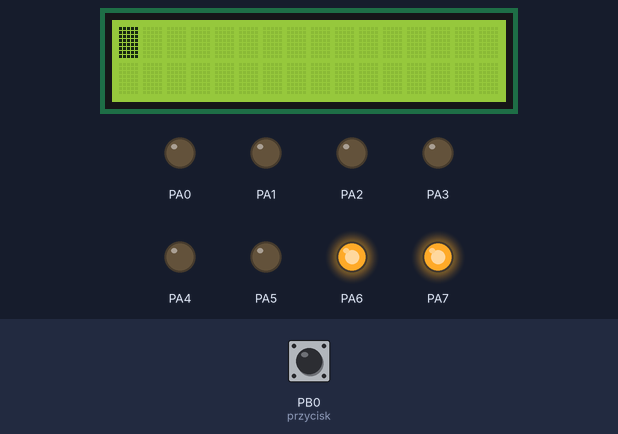
This program was run on a simulated ATmega32, built with avr-gcc and emulated at 16 MHz. Shown: 16×2 character LCD, output pins drawn as LEDs (lit = HIGH). Wiring (inferred from the names in the program): PCF8574 port expander at I2C address 0x27. Wiring (inferred from the signals the program sends): character LCD (HD44780): RS Q1; E Q2; backlight Q3; data Q4, Q5, Q6, Q7. The test bench sets the inputs (shaded band); at power-on: PB0 (przycisk) HIGH.

Above: at 1.2 s.
1.3 s: PB0 (przycisk) pulled LOW for 0.15 s
At 1.8 s:
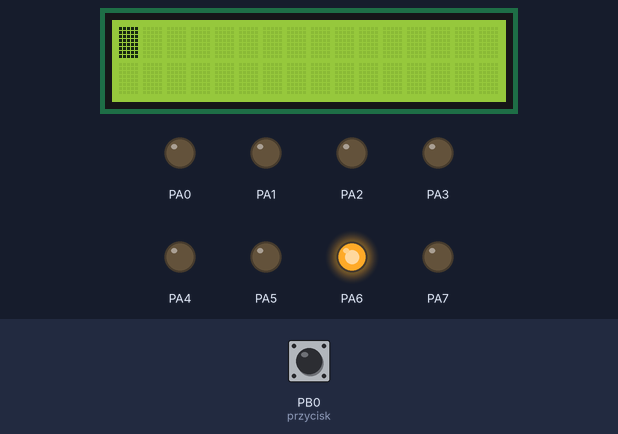
2.9 s: PB0 (przycisk) pulled LOW for 1 s
At 3.2 s:
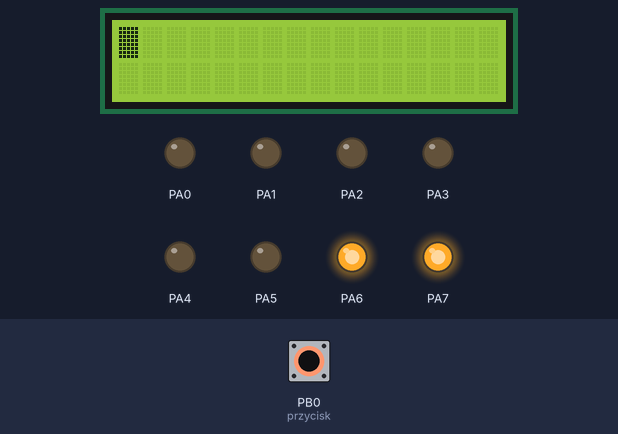
5.4 s: PB0 (przycisk) pulled LOW for 3.2 s
At 6.0 s:
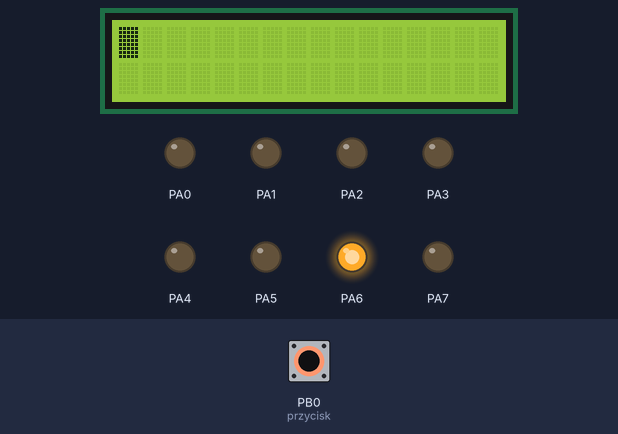
Timing chart, 0 to 8.4 s (numbered marks = the images above; inputs shaded):
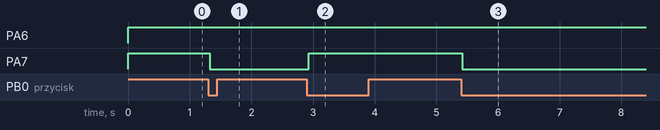

The program:

main.c
```c
/*
 * MiernikPylu.c
 *
 * Created: 2022-05-31 12:10:32
 * Author : oem1
 */
#include <avr/io.h>

#define F_CPU 16000000UL
#include <avr/interrupt.h>
#define RS 0
#define RW 1
#define E 2
#define AK 3
#define PRZYCISK_DDR DDRB
#define PRZYCISK PORTB
#define DIODA_DDR DDRA
#define DIODA PORTA
#define przycisk 0
#define BAUD 9600UL
#define my_ubrr F_CPU/16/BAUD-1
#include <util/delay.h>

uint8_t klawisz = 0;
uint8_t isButtonOn = 1;
uint8_t tryb = 0;
uint8_t udrState = 0;
uint16_t pm2 = 0,pm10 = 0;

// Do i2c
void TWI_Start(){
TWCR = (1<<TWINT)|(1<<TWSTA)|(1<<TWEN);
while(!(TWCR&(1<<TWINT)));
}

void TWI_Stop(){
TWCR = (1<<TWINT)|(1<<TWSTO)|(1<<TWEN);
while(TWCR&(1<<TWSTO));
}

void TWI_Write(uint8_t data){
TWDR = data;
TWCR = (1<<TWINT)|(1<<TWEN);
while(!(TWCR&(1<<TWINT)));
}

void TWI_init(){
TWBR = 92;
TWCR = (1<<TWEA);
}
//

void LCD_write(uint8_t dane,uint8_t rs){
	uint8_t co;
	TWI_Start();
	TWI_Write(0x4e);
	co = 0;
	co |= (rs<<RS)|(1<<AK)|(1<<E)|(dane& 0xf0);
	TWI_Write(co);
	co&= ~(1<<E);
	TWI_Write(co);

	co = 0;
	co |= (rs<<RS)|(1<<AK)|(1<<E)|( (dane<<4) & 0xf0);
	TWI_Write(co);
	co&= ~(1<<E);
	TWI_Write(co);
	TWI_Stop();
	}

	LCD_init(){
	LCD_write(0x33,0);
	LCD_write(0x32,0);
	LCD_write(0x28,0);
	LCD_write(0x06,0);
	LCD_write(0x0f,0);
	LCD_write(0x01,0);
	_delay_ms(2);
}

void LCD_text(char *tab){
	static uint8_t i =0;
	while(*tab){
	LCD_write(*tab++,1);
	if(i++==15){
	LCD_write(0xc0,0);
	}
	if(i==32)
	{
	LCD_write(0x80,0);
	i=0;
	}

	}
}
ISR(TIMER0_OVF_vect){
	//Handling przyciskow
	if (!(PINB & ((1<<przycisk)))){
		switch(klawisz){
			case 0:
			klawisz =1;
			break;
			case 1:
			klawisz =2;
			break;
		}
	}
		else{
			switch(klawisz){
				case 3:
				klawisz =4;
				break;
				case 4:
				klawisz =0;
				break;
			}
		}
}

ISR(USART_RXC_vect){
	//LCD_text(UDR);
	// Zamienic na global scope, zeby obslugiwac wyslanie tego w while, a nie w przerwaniu
	// !!! Moze ustawic flage zeby w while obsluzyc
	//static uint16_t recChecksum=0, checksum = 0,pm2,pm10;

	static uint16_t recChecksum=0, checksum = 0;

	//int x=UDR;
	//if((x & 0xff)==0x42){
	checksum+=UDR;
	if(UDR  == 0x42)
	{
		udrState=1;
		//LCD_text("text ");
	}
	if(UDR==0x4d && udrState==1){
		udrState=2;
	}
	if(udrState>=2){
		//LCD_text("text ");
		// *PRZED*
		// if(udrState==6 || udrState==7){
		// 	pm2 += UDR;
		// }
		// if(udrState==8 || udrState==9){
		// 	pm10 +=UDR;
		// }
		// *PO*
		if(udrState==6 ){
			pm2 |= UDR<<8;
		}
		if(udrState==7){
			pm2 |= UDR;
		}
		if(udrState==8){
			pm10 |= UDR<<8;
		}
		if(udrState==9){
			pm10 |= UDR;
		}
		if(udrState ==30 ){
			// recChecksum += UDR<<8;
			recChecksum |= UDR<<8;
		}
		if(udrState==31){
			// recChecksum +=UDR;
			recChecksum |= UDR;

		}
		if(udrState == 31 && checksum==recChecksum){
			LCD_write(0x01,0); // Wyczyszczenie
			LCD_write(pm2/100,1); //XBC
			LCD_write(pm2%100/10,1); //AXC
			LCD_write(pm2%100%10,1); //ABX
			LCD_write(0x80,0); // Nowa linia
			LCD_write(pm10/100,1); //XBC
			LCD_write(pm10%100/10,1); //AXC
			LCD_write(pm10%100%10,1); //ABX
		}
		if(udrState==31 )
		{
			//naprawic checksum, zle zwraca wartosc, rozmiar zmiennej(?), do write jest uint8 a mamy 16 bitowe dane
			LCD_write(recChecksum<<8,1);
			LCD_write(recChecksum,1);
			LCD_text(" ");
			LCD_write(checksum<<8,1);
			LCD_write(checksum,1);
			recChecksum=0;
			checksum=0;
		}
		udrState++;
		//LCD_write(udrState+48,1);
	}
	//LCD_text(" ");

}

void USART_init(uint16_t ubrr){
	//UCSRB = (1<<TXEN); // wlaczenie nadajnika
	UCSRB = (1<<RXEN)|(1<<RXCIE);
	UCSRC = (1<<URSEL)|(1<<UCSZ1)|(1<<UCSZ0); // Ustawienie wielkosci pamieci (?)
	UBRRH = (uint8_t)(ubrr>>8); // zapisanie polowy 16 bitowej zmiennej na 8 bitowy rejestr
	UBRRL = (uint8_t)ubrr;
}


int main(void)
{
/* Replace with your application code */
	USART_init(my_ubrr);

	PRZYCISK |= (1<<przycisk); //przycisk na porcie 0
	TCCR0 = (1<<CS02)|(1<<CS00); // preskaler 1024
	TIMSK |= (1<<TOIE0); // WLACZENIE PRZERWANIA OVF T0
	sei();
	TWI_init();
	LCD_init();
	LCD_write(0x80,0);
	//LCD_text("Teleinformatykaawwww");
	DIODA_DDR = 0xff;
	DIODA |= (1<<7)|(1<<6);
	while (1)
	{
		if(klawisz==2){
			/* Do zamiany na zmiane trybu zamiast przelaczanie diody*/
			if(isButtonOn++==0) DIODA |= (1<<7);
			else {
				DIODA &= ~(1<<7);
				isButtonOn=0;
			}
			/**/
			klawisz=3;
		}
		if(tryb == 1){
			LCD_write(0x01,0); //Wyczyszczenie ekranu
			if(pm2>300)LCD_text("bardzo zle"); //itp itd
		}
	}
}
```

Measured:
- after the input at 1.3 s, PA7: HIGH → LOW at once
- after the input at 2.9 s, PA7: LOW → HIGH at once
- after the input at 5.4 s, PA7: HIGH → LOW at once
